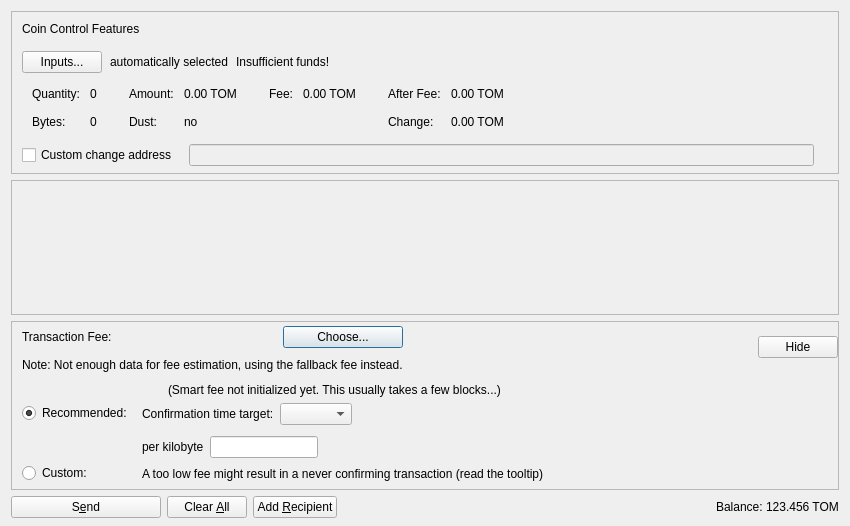
<?xml version="1.0" encoding="UTF-8"?>
<ui version="4.0">
 <class>SendCoinsDialog</class>
 <widget class="QDialog" name="SendCoinsDialog">
  <property name="geometry">
   <rect>
    <x>0</x>
    <y>0</y>
    <width>850</width>
    <height>526</height>
   </rect>
  </property>
  <property name="windowTitle">
   <string>Send Coins</string>
  </property>
  <layout class="QVBoxLayout" name="verticalLayout" stretch="0,1,0,0">
   <property name="bottomMargin">
    <number>8</number>
   </property>
   <item>
    <widget class="QFrame" name="frameCoinControl">
     <property name="sizePolicy">
      <sizepolicy hsizetype="Expanding" vsizetype="Expanding">
       <horstretch>0</horstretch>
       <verstretch>0</verstretch>
      </sizepolicy>
     </property>
     <property name="maximumSize">
      <size>
       <width>16777215</width>
       <height>16777215</height>
      </size>
     </property>
     <property name="frameShape">
      <enum>QFrame::StyledPanel</enum>
     </property>
     <property name="frameShadow">
      <enum>QFrame::Sunken</enum>
     </property>
     <layout class="QVBoxLayout" name="verticalLayoutCoinControl2">
      <property name="spacing">
       <number>0</number>
      </property>
      <property name="leftMargin">
       <number>0</number>
      </property>
      <property name="topMargin">
       <number>0</number>
      </property>
      <property name="rightMargin">
       <number>0</number>
      </property>
      <property name="bottomMargin">
       <number>6</number>
      </property>
      <item>
       <layout class="QVBoxLayout" name="verticalLayoutCoinControl" stretch="0,0,0,0,1">
        <property name="spacing">
         <number>0</number>
        </property>
        <property name="leftMargin">
         <number>10</number>
        </property>
        <property name="topMargin">
         <number>10</number>
        </property>
        <item>
         <layout class="QHBoxLayout" name="horizontalLayoutCoinControl1">
          <property name="bottomMargin">
           <number>15</number>
          </property>
          <item>
           <widget class="QLabel" name="labelCoinControlFeatures">
            <property name="sizePolicy">
             <sizepolicy hsizetype="Preferred" vsizetype="Maximum">
              <horstretch>0</horstretch>
              <verstretch>0</verstretch>
             </sizepolicy>
            </property>
            <property name="text">
             <string>Coin Control Features</string>
            </property>
           </widget>
          </item>
         </layout>
        </item>
        <item>
         <layout class="QHBoxLayout" name="horizontalLayoutCoinControl2" stretch="0,0,0,0">
          <property name="spacing">
           <number>8</number>
          </property>
          <property name="bottomMargin">
           <number>10</number>
          </property>
          <item>
           <widget class="QPushButton" name="pushButtonCoinControl">
            <property name="styleSheet">
             <string notr="true"/>
            </property>
            <property name="text">
             <string>Inputs...</string>
            </property>
            <property name="autoDefault">
             <bool>false</bool>
            </property>
           </widget>
          </item>
          <item>
           <widget class="QLabel" name="labelCoinControlAutomaticallySelected">
            <property name="text">
             <string>automatically selected</string>
            </property>
            <property name="margin">
             <number>5</number>
            </property>
           </widget>
          </item>
          <item>
           <widget class="QLabel" name="labelCoinControlInsuffFunds">
            <property name="text">
             <string>Insufficient funds!</string>
            </property>
            <property name="margin">
             <number>5</number>
            </property>
           </widget>
          </item>
          <item>
           <spacer name="horizontalSpacerCoinControl">
            <property name="orientation">
             <enum>Qt::Horizontal</enum>
            </property>
            <property name="sizeHint" stdset="0">
             <size>
              <width>40</width>
              <height>1</height>
             </size>
            </property>
           </spacer>
          </item>
         </layout>
        </item>
        <item>
         <widget class="QWidget" name="widgetCoinControl" native="true">
          <property name="sizePolicy">
           <sizepolicy hsizetype="Preferred" vsizetype="Preferred">
            <horstretch>0</horstretch>
            <verstretch>0</verstretch>
           </sizepolicy>
          </property>
          <property name="minimumSize">
           <size>
            <width>0</width>
            <height>0</height>
           </size>
          </property>
          <property name="styleSheet">
           <string notr="true"/>
          </property>
          <layout class="QHBoxLayout" name="horizontalLayoutCoinControl5">
           <property name="leftMargin">
            <number>0</number>
           </property>
           <property name="topMargin">
            <number>0</number>
           </property>
           <property name="rightMargin">
            <number>0</number>
           </property>
           <property name="bottomMargin">
            <number>0</number>
           </property>
           <item>
            <layout class="QHBoxLayout" name="horizontalLayoutCoinControl3" stretch="0,0,0,1">
             <property name="spacing">
              <number>20</number>
             </property>
             <property name="topMargin">
              <number>0</number>
             </property>
             <property name="bottomMargin">
              <number>10</number>
             </property>
             <item>
              <layout class="QFormLayout" name="formLayoutCoinControl1">
               <property name="horizontalSpacing">
                <number>10</number>
               </property>
               <property name="verticalSpacing">
                <number>14</number>
               </property>
               <property name="leftMargin">
                <number>10</number>
               </property>
               <property name="topMargin">
                <number>4</number>
               </property>
               <property name="rightMargin">
                <number>6</number>
               </property>
               <item row="0" column="0">
                <widget class="QLabel" name="labelCoinControlQuantityText">
                 <property name="text">
                  <string>Quantity:</string>
                 </property>
                 <property name="margin">
                  <number>0</number>
                 </property>
                </widget>
               </item>
               <item row="0" column="1">
                <widget class="QLabel" name="labelCoinControlQuantity">
                 <property name="cursor">
                  <cursorShape>IBeamCursor</cursorShape>
                 </property>
                 <property name="contextMenuPolicy">
                  <enum>Qt::ActionsContextMenu</enum>
                 </property>
                 <property name="text">
                  <string notr="true">0</string>
                 </property>
                 <property name="margin">
                  <number>0</number>
                 </property>
                 <property name="textInteractionFlags">
                  <set>Qt::LinksAccessibleByMouse|Qt::TextSelectableByKeyboard|Qt::TextSelectableByMouse</set>
                 </property>
                </widget>
               </item>
               <item row="1" column="0">
                <widget class="QLabel" name="labelCoinControlBytesText">
                 <property name="text">
                  <string>Bytes:</string>
                 </property>
                </widget>
               </item>
               <item row="1" column="1">
                <widget class="QLabel" name="labelCoinControlBytes">
                 <property name="cursor">
                  <cursorShape>IBeamCursor</cursorShape>
                 </property>
                 <property name="contextMenuPolicy">
                  <enum>Qt::ActionsContextMenu</enum>
                 </property>
                 <property name="text">
                  <string notr="true">0</string>
                 </property>
                 <property name="textInteractionFlags">
                  <set>Qt::LinksAccessibleByMouse|Qt::TextSelectableByKeyboard|Qt::TextSelectableByMouse</set>
                 </property>
                </widget>
               </item>
              </layout>
             </item>
             <item>
              <layout class="QFormLayout" name="formLayoutCoinControl2">
               <property name="horizontalSpacing">
                <number>10</number>
               </property>
               <property name="verticalSpacing">
                <number>14</number>
               </property>
               <property name="leftMargin">
                <number>6</number>
               </property>
               <property name="topMargin">
                <number>4</number>
               </property>
               <property name="rightMargin">
                <number>6</number>
               </property>
               <item row="0" column="0">
                <widget class="QLabel" name="labelCoinControlAmountText">
                 <property name="text">
                  <string>Amount:</string>
                 </property>
                 <property name="margin">
                  <number>0</number>
                 </property>
                </widget>
               </item>
               <item row="0" column="1">
                <widget class="QLabel" name="labelCoinControlAmount">
                 <property name="cursor">
                  <cursorShape>IBeamCursor</cursorShape>
                 </property>
                 <property name="contextMenuPolicy">
                  <enum>Qt::ActionsContextMenu</enum>
                 </property>
                 <property name="text">
                  <string notr="true">0.00 TOM</string>
                 </property>
                 <property name="textInteractionFlags">
                  <set>Qt::LinksAccessibleByMouse|Qt::TextSelectableByKeyboard|Qt::TextSelectableByMouse</set>
                 </property>
                </widget>
               </item>
               <item row="1" column="0">
                <widget class="QLabel" name="labelCoinControlLowOutputText">
                 <property name="text">
                  <string>Dust:</string>
                 </property>
                </widget>
               </item>
               <item row="1" column="1">
                <widget class="QLabel" name="labelCoinControlLowOutput">
                 <property name="cursor">
                  <cursorShape>IBeamCursor</cursorShape>
                 </property>
                 <property name="contextMenuPolicy">
                  <enum>Qt::ActionsContextMenu</enum>
                 </property>
                 <property name="text">
                  <string notr="true">no</string>
                 </property>
                 <property name="textInteractionFlags">
                  <set>Qt::LinksAccessibleByMouse|Qt::TextSelectableByKeyboard|Qt::TextSelectableByMouse</set>
                 </property>
                </widget>
               </item>
              </layout>
             </item>
             <item>
              <layout class="QFormLayout" name="formLayoutCoinControl3">
               <property name="horizontalSpacing">
                <number>10</number>
               </property>
               <property name="verticalSpacing">
                <number>14</number>
               </property>
               <property name="leftMargin">
                <number>6</number>
               </property>
               <property name="topMargin">
                <number>4</number>
               </property>
               <property name="rightMargin">
                <number>6</number>
               </property>
               <item row="0" column="0">
                <widget class="QLabel" name="labelCoinControlFeeText">
                 <property name="text">
                  <string>Fee:</string>
                 </property>
                 <property name="margin">
                  <number>0</number>
                 </property>
                </widget>
               </item>
               <item row="0" column="1">
                <widget class="QLabel" name="labelCoinControlFee">
                 <property name="cursor">
                  <cursorShape>IBeamCursor</cursorShape>
                 </property>
                 <property name="contextMenuPolicy">
                  <enum>Qt::ActionsContextMenu</enum>
                 </property>
                 <property name="text">
                  <string notr="true">0.00 TOM</string>
                 </property>
                 <property name="textInteractionFlags">
                  <set>Qt::LinksAccessibleByMouse|Qt::TextSelectableByKeyboard|Qt::TextSelectableByMouse</set>
                 </property>
                </widget>
               </item>
              </layout>
             </item>
             <item>
              <layout class="QFormLayout" name="formLayoutCoinControl4">
               <property name="horizontalSpacing">
                <number>10</number>
               </property>
               <property name="verticalSpacing">
                <number>14</number>
               </property>
               <property name="leftMargin">
                <number>6</number>
               </property>
               <property name="topMargin">
                <number>4</number>
               </property>
               <property name="rightMargin">
                <number>6</number>
               </property>
               <item row="0" column="0">
                <widget class="QLabel" name="labelCoinControlAfterFeeText">
                 <property name="text">
                  <string>After Fee:</string>
                 </property>
                 <property name="margin">
                  <number>0</number>
                 </property>
                </widget>
               </item>
               <item row="0" column="1">
                <widget class="QLabel" name="labelCoinControlAfterFee">
                 <property name="cursor">
                  <cursorShape>IBeamCursor</cursorShape>
                 </property>
                 <property name="contextMenuPolicy">
                  <enum>Qt::ActionsContextMenu</enum>
                 </property>
                 <property name="text">
                  <string notr="true">0.00 TOM</string>
                 </property>
                 <property name="textInteractionFlags">
                  <set>Qt::LinksAccessibleByMouse|Qt::TextSelectableByKeyboard|Qt::TextSelectableByMouse</set>
                 </property>
                </widget>
               </item>
               <item row="1" column="0">
                <widget class="QLabel" name="labelCoinControlChangeText">
                 <property name="text">
                  <string>Change:</string>
                 </property>
                </widget>
               </item>
               <item row="1" column="1">
                <widget class="QLabel" name="labelCoinControlChange">
                 <property name="cursor">
                  <cursorShape>IBeamCursor</cursorShape>
                 </property>
                 <property name="contextMenuPolicy">
                  <enum>Qt::ActionsContextMenu</enum>
                 </property>
                 <property name="text">
                  <string notr="true">0.00 TOM</string>
                 </property>
                 <property name="textInteractionFlags">
                  <set>Qt::LinksAccessibleByMouse|Qt::TextSelectableByKeyboard|Qt::TextSelectableByMouse</set>
                 </property>
                </widget>
               </item>
              </layout>
             </item>
            </layout>
           </item>
          </layout>
         </widget>
        </item>
        <item>
         <layout class="QHBoxLayout" name="horizontalLayoutCoinControl4" stretch="0,0,0">
          <property name="spacing">
           <number>12</number>
          </property>
          <property name="sizeConstraint">
           <enum>QLayout::SetDefaultConstraint</enum>
          </property>
          <property name="topMargin">
           <number>5</number>
          </property>
          <property name="rightMargin">
           <number>5</number>
          </property>
          <item>
           <widget class="QCheckBox" name="checkBoxCoinControlChange">
            <property name="toolTip">
             <string>If this is activated, but the change address is empty or invalid, change will be sent to a newly generated address.</string>
            </property>
            <property name="text">
             <string>Custom change address</string>
            </property>
           </widget>
          </item>
          <item>
           <widget class="QValidatedLineEdit" name="lineEditCoinControlChange">
            <property name="enabled">
             <bool>false</bool>
            </property>
            <property name="sizePolicy">
             <sizepolicy hsizetype="Expanding" vsizetype="Fixed">
              <horstretch>0</horstretch>
              <verstretch>0</verstretch>
             </sizepolicy>
            </property>
           </widget>
          </item>
          <item>
           <widget class="QLabel" name="labelCoinControlChangeLabel">
            <property name="sizePolicy">
             <sizepolicy hsizetype="Preferred" vsizetype="Expanding">
              <horstretch>0</horstretch>
              <verstretch>0</verstretch>
             </sizepolicy>
            </property>
            <property name="minimumSize">
             <size>
              <width>0</width>
              <height>0</height>
             </size>
            </property>
            <property name="text">
             <string/>
            </property>
            <property name="margin">
             <number>3</number>
            </property>
           </widget>
          </item>
         </layout>
        </item>
        <item>
         <spacer name="verticalSpacerCoinControl">
          <property name="orientation">
           <enum>Qt::Vertical</enum>
          </property>
          <property name="sizeHint" stdset="0">
           <size>
            <width>800</width>
            <height>1</height>
           </size>
          </property>
         </spacer>
        </item>
       </layout>
      </item>
     </layout>
    </widget>
   </item>
   <item>
    <widget class="QScrollArea" name="scrollArea">
     <property name="widgetResizable">
      <bool>true</bool>
     </property>
     <widget class="QWidget" name="scrollAreaWidgetContents">
      <property name="geometry">
       <rect>
        <x>0</x>
        <y>0</y>
        <width>830</width>
        <height>104</height>
       </rect>
      </property>
      <layout class="QVBoxLayout" name="verticalLayout_2" stretch="0,1">
       <property name="leftMargin">
        <number>0</number>
       </property>
       <property name="topMargin">
        <number>0</number>
       </property>
       <property name="rightMargin">
        <number>0</number>
       </property>
       <property name="bottomMargin">
        <number>0</number>
       </property>
       <item>
        <layout class="QVBoxLayout" name="entries">
         <property name="spacing">
          <number>6</number>
         </property>
        </layout>
       </item>
       <item>
        <spacer name="verticalSpacer">
         <property name="orientation">
          <enum>Qt::Vertical</enum>
         </property>
         <property name="sizeHint" stdset="0">
          <size>
           <width>20</width>
           <height>40</height>
          </size>
         </property>
        </spacer>
       </item>
      </layout>
     </widget>
    </widget>
   </item>
   <item>
    <widget class="QFrame" name="frameFee">
     <property name="sizePolicy">
      <sizepolicy hsizetype="Expanding" vsizetype="Expanding">
       <horstretch>0</horstretch>
       <verstretch>0</verstretch>
      </sizepolicy>
     </property>
     <property name="maximumSize">
      <size>
       <width>16777215</width>
       <height>16777215</height>
      </size>
     </property>
     <property name="frameShape">
      <enum>QFrame::StyledPanel</enum>
     </property>
     <property name="frameShadow">
      <enum>QFrame::Sunken</enum>
     </property>
     <layout class="QVBoxLayout" name="verticalLayoutFee1">
      <property name="spacing">
       <number>0</number>
      </property>
      <property name="leftMargin">
       <number>0</number>
      </property>
      <property name="topMargin">
       <number>0</number>
      </property>
      <property name="rightMargin">
       <number>0</number>
      </property>
      <property name="bottomMargin">
       <number>0</number>
      </property>
      <item>
       <layout class="QVBoxLayout" name="verticalLayoutFee2" stretch="0,0,0">
        <property name="spacing">
         <number>0</number>
        </property>
        <property name="leftMargin">
         <number>10</number>
        </property>
        <property name="topMargin">
         <number>0</number>
        </property>
        <item>
         <layout class="QHBoxLayout" name="horizontalLayoutFee1">
          <property name="bottomMargin">
           <number>0</number>
          </property>
          <item>
           <layout class="QVBoxLayout" name="verticalLayoutFee7">
            <property name="spacing">
             <number>0</number>
            </property>
            <item>
             <spacer name="verticalSpacerSmartFee">
              <property name="orientation">
               <enum>Qt::Vertical</enum>
              </property>
              <property name="sizeType">
               <enum>QSizePolicy::Fixed</enum>
              </property>
              <property name="sizeHint" stdset="0">
               <size>
                <width>1</width>
                <height>4</height>
               </size>
              </property>
             </spacer>
            </item>
            <item>
             <layout class="QHBoxLayout" name="horizontalLayoutSmartFee">
              <property name="spacing">
               <number>10</number>
              </property>
              <item>
               <widget class="QLabel" name="labelFeeHeadline">
                <property name="sizePolicy">
                 <sizepolicy hsizetype="Preferred" vsizetype="Maximum">
                  <horstretch>0</horstretch>
                  <verstretch>0</verstretch>
                 </sizepolicy>
                </property>
                <property name="text">
                 <string>Transaction Fee:</string>
                </property>
               </widget>
              </item>
              <item>
               <widget class="QLabel" name="labelFeeMinimized">
                <property name="text">
                 <string/>
                </property>
               </widget>
              </item>
              <item>
               <widget class="QPushButton" name="buttonChooseFee">
                <property name="text">
                 <string>Choose...</string>
                </property>
               </widget>
              </item>
             </layout>
            </item>
            <item>
             <spacer name="verticalSpacer_7">
              <property name="orientation">
               <enum>Qt::Vertical</enum>
              </property>
              <property name="sizeHint" stdset="0">
               <size>
                <width>1</width>
                <height>10</height>
               </size>
              </property>
             </spacer>
            </item>
            <item>
             <widget class="QLabel" name="fallbackFeeWarningLabel">
              <property name="toolTip">
               <string>Using the fallbackfee can result in sending a transaction that will take several hours or days (or never) to confirm. Consider choosing your fee manually or wait until you have validated the complete chain.</string>
              </property>
              <property name="text">
               <string>Note: Not enough data for fee estimation, using the fallback fee instead.</string>
              </property>
              <property name="wordWrap">
               <bool>false</bool>
              </property>
             </widget>
            </item>
            <item>
             <spacer name="verticalSpacer_5">
              <property name="orientation">
               <enum>Qt::Vertical</enum>
              </property>
              <property name="sizeHint" stdset="0">
               <size>
                <width>1</width>
                <height>1</height>
               </size>
              </property>
             </spacer>
            </item>
           </layout>
          </item>
          <item>
           <spacer name="horizontalSpacer_4">
            <property name="orientation">
             <enum>Qt::Horizontal</enum>
            </property>
            <property name="sizeHint" stdset="0">
             <size>
              <width>1</width>
              <height>1</height>
             </size>
            </property>
           </spacer>
          </item>
          <item>
           <widget class="QPushButton" name="buttonMinimizeFee">
            <property name="toolTip">
             <string>Hide transaction fee settings</string>
            </property>
            <property name="text">
             <string>Hide</string>
            </property>
           </widget>
          </item>
         </layout>
        </item>
        <item>
         <widget class="QFrame" name="frameFeeSelection">
          <layout class="QVBoxLayout" name="verticalLayoutFee12">
           <property name="spacing">
            <number>0</number>
           </property>
           <property name="leftMargin">
            <number>0</number>
           </property>
           <property name="topMargin">
            <number>0</number>
           </property>
           <property name="rightMargin">
            <number>0</number>
           </property>
           <property name="bottomMargin">
            <number>0</number>
           </property>
           <item>
            <layout class="QGridLayout" name="gridLayoutFee">
             <property name="topMargin">
              <number>10</number>
             </property>
             <property name="bottomMargin">
              <number>4</number>
             </property>
             <property name="horizontalSpacing">
              <number>10</number>
             </property>
             <property name="verticalSpacing">
              <number>4</number>
             </property>
             <item row="1" column="1">
              <layout class="QVBoxLayout" name="verticalLayoutFee8">
               <property name="spacing">
                <number>6</number>
               </property>
               <property name="topMargin">
                <number>3</number>
               </property>
               <item>
                <layout class="QHBoxLayout" name="horizontalLayoutFee13" stretch="0,0,1">
                 <item>
                  <widget class="QLabel" name="labelCustomPerKilobyte">
                   <property name="toolTip">
                    <string>If the custom fee is set to 1000 AtomMainnet and the transaction is only 250 bytes, then &quot;per kilobyte&quot; only pays 250 AtomMainnet in fee,&lt;br /&gt;while &quot;at least&quot; pays 1000 AtomMainnet. For transactions bigger than a kilobyte both pay by kilobyte.</string>
                   </property>
                   <property name="text">
                    <string>per kilobyte</string>
                   </property>
                  </widget>
                 </item>
                 <item>
                  <widget class="BitcoinAmountField" name="customFee"/>
                 </item>
                 <item>
                  <spacer name="horizontalSpacer_6">
                   <property name="orientation">
                    <enum>Qt::Horizontal</enum>
                   </property>
                   <property name="sizeHint" stdset="0">
                    <size>
                     <width>1</width>
                     <height>1</height>
                    </size>
                   </property>
                  </spacer>
                 </item>
                </layout>
               </item>
               <item>
                <layout class="QHBoxLayout" name="horizontalLayoutFee8">
                 <item>
                  <widget class="QLabel" name="labelCustomFeeWarning">
                   <property name="enabled">
                    <bool>true</bool>
                   </property>
                   <property name="toolTip">
                    <string>When there is less transaction volume than space in the blocks, miners as well as relaying nodes may enforce a minimum fee. Paying only this minimum fee is just fine, but be aware that this can result in a never confirming transaction once there is more demand for atom transactions than the network can process.</string>
                   </property>
                   <property name="text">
                    <string>A too low fee might result in a never confirming transaction (read the tooltip)</string>
                   </property>
                  </widget>
                 </item>
                 <item>
                  <spacer name="horizontalSpacer_2">
                   <property name="orientation">
                    <enum>Qt::Horizontal</enum>
                   </property>
                   <property name="sizeHint" stdset="0">
                    <size>
                     <width>1</width>
                     <height>1</height>
                    </size>
                   </property>
                  </spacer>
                 </item>
                </layout>
               </item>
              </layout>
             </item>
             <item row="0" column="0">
              <layout class="QVBoxLayout" name="verticalLayoutFee4" stretch="0,1">
               <property name="topMargin">
                <number>20</number>
               </property>
               <property name="bottomMargin">
                <number>3</number>
               </property>
               <item>
                <widget class="QRadioButton" name="radioSmartFee">
                 <property name="text">
                  <string>Recommended:</string>
                 </property>
                 <property name="checked">
                  <bool>true</bool>
                 </property>
                 <attribute name="buttonGroup">
                  <string notr="true">groupFee</string>
                 </attribute>
                </widget>
               </item>
               <item>
                <spacer name="verticalSpacer_2">
                 <property name="orientation">
                  <enum>Qt::Vertical</enum>
                 </property>
                 <property name="sizeHint" stdset="0">
                  <size>
                   <width>1</width>
                   <height>1</height>
                  </size>
                 </property>
                </spacer>
               </item>
              </layout>
             </item>
             <item row="1" column="0">
              <layout class="QVBoxLayout" name="verticalLayoutFee9" stretch="0,1">
               <property name="topMargin">
                <number>30</number>
               </property>
               <item>
                <widget class="QRadioButton" name="radioCustomFee">
                 <property name="text">
                  <string>Custom:</string>
                 </property>
                 <attribute name="buttonGroup">
                  <string notr="true">groupFee</string>
                 </attribute>
                </widget>
               </item>
               <item>
                <spacer name="verticalSpacer_6">
                 <property name="orientation">
                  <enum>Qt::Vertical</enum>
                 </property>
                 <property name="sizeHint" stdset="0">
                  <size>
                   <width>1</width>
                   <height>1</height>
                  </size>
                 </property>
                </spacer>
               </item>
              </layout>
             </item>
             <item row="0" column="1">
              <layout class="QVBoxLayout" name="verticalLayoutFee3" stretch="0,0,1">
               <property name="spacing">
                <number>6</number>
               </property>
               <property name="topMargin">
                <number>0</number>
               </property>
               <property name="bottomMargin">
                <number>3</number>
               </property>
               <item>
                <layout class="QHBoxLayout" name="horizontalLayoutFee12">
                 <item>
                  <widget class="QLabel" name="labelSmartFee">
                   <property name="text">
                    <string/>
                   </property>
                  </widget>
                 </item>
                 <item>
                  <widget class="QLabel" name="labelFeeEstimation">
                   <property name="text">
                    <string/>
                   </property>
                  </widget>
                 </item>
                 <item>
                  <widget class="QLabel" name="labelSmartFee2">
                   <property name="text">
                    <string>(Smart fee not initialized yet. This usually takes a few blocks...)</string>
                   </property>
                  </widget>
                 </item>
                 <item>
                  <spacer name="horizontalSpacer_5">
                   <property name="orientation">
                    <enum>Qt::Horizontal</enum>
                   </property>
                   <property name="sizeHint" stdset="0">
                    <size>
                     <width>1</width>
                     <height>1</height>
                    </size>
                   </property>
                  </spacer>
                 </item>
                </layout>
               </item>
               <item>
                <layout class="QHBoxLayout" name="horizontalLayoutFee9">
                 <item>
                  <layout class="QVBoxLayout" name="verticalLayoutFee6">
                   <item>
                    <widget class="QLabel" name="labelSmartFee3">
                     <property name="text">
                      <string>Confirmation time target:</string>
                     </property>
                    </widget>
                   </item>
                  </layout>
                 </item>
                 <item>
                  <layout class="QVBoxLayout" name="verticalLayoutFee5">
                   <property name="rightMargin">
                    <number>30</number>
                   </property>
                   <item>
                    <layout class="QHBoxLayout" name="horizontalLayoutConfTarget">
                     <property name="bottomMargin">
                      <number>0</number>
                     </property>
                     <item>
                      <widget class="QComboBox" name="confTargetSelector"/>
                     </item>
                     <item>
                      <spacer name="horizontalSpacerConfTarget">
                       <property name="orientation">
                        <enum>Qt::Horizontal</enum>
                       </property>
                       <property name="sizeHint" stdset="0">
                        <size>
                         <width>40</width>
                         <height>20</height>
                        </size>
                       </property>
                      </spacer>
                     </item>
                    </layout>
                   </item>
                  </layout>
                 </item>
                </layout>
               </item>
               <item>
                <spacer name="verticalSpacer_4">
                 <property name="orientation">
                  <enum>Qt::Vertical</enum>
                 </property>
                 <property name="sizeHint" stdset="0">
                  <size>
                   <width>1</width>
                   <height>1</height>
                  </size>
                 </property>
                </spacer>
               </item>
              </layout>
             </item>
            </layout>
           </item>
          </layout>
         </widget>
        </item>
        <item>
         <spacer name="verticalSpacerFee">
          <property name="orientation">
           <enum>Qt::Vertical</enum>
          </property>
          <property name="sizeHint" stdset="0">
           <size>
            <width>800</width>
            <height>1</height>
           </size>
          </property>
         </spacer>
        </item>
       </layout>
      </item>
     </layout>
    </widget>
   </item>
   <item>
    <layout class="QHBoxLayout" name="horizontalLayout">
     <item>
      <widget class="QPushButton" name="sendButton">
       <property name="minimumSize">
        <size>
         <width>150</width>
         <height>0</height>
        </size>
       </property>
       <property name="toolTip">
        <string>Confirm the send action</string>
       </property>
       <property name="text">
        <string>S&amp;end</string>
       </property>
       <property name="autoDefault">
        <bool>false</bool>
       </property>
       <property name="default">
        <bool>false</bool>
       </property>
      </widget>
     </item>
     <item>
      <widget class="QPushButton" name="clearButton">
       <property name="sizePolicy">
        <sizepolicy hsizetype="Minimum" vsizetype="Fixed">
         <horstretch>0</horstretch>
         <verstretch>0</verstretch>
        </sizepolicy>
       </property>
       <property name="toolTip">
        <string>Clear all fields of the form.</string>
       </property>
       <property name="text">
        <string>Clear &amp;All</string>
       </property>
       <property name="autoDefault">
        <bool>false</bool>
       </property>
      </widget>
     </item>
     <item>
      <widget class="QPushButton" name="addButton">
       <property name="toolTip">
        <string>Send to multiple recipients at once</string>
       </property>
       <property name="text">
        <string>Add &amp;Recipient</string>
       </property>
       <property name="autoDefault">
        <bool>false</bool>
       </property>
      </widget>
     </item>
     <item>
      <spacer name="horizontalSpacer">
       <property name="orientation">
        <enum>Qt::Horizontal</enum>
       </property>
       <property name="sizeHint" stdset="0">
        <size>
         <width>40</width>
         <height>20</height>
        </size>
       </property>
      </spacer>
     </item>
     <item>
      <layout class="QHBoxLayout" name="horizontalLayout_2">
       <property name="spacing">
        <number>3</number>
       </property>
       <item>
        <widget class="QLabel" name="labelBalanceName">
         <property name="text">
          <string>Balance:</string>
         </property>
        </widget>
       </item>
       <item>
        <widget class="QLabel" name="labelBalance">
         <property name="sizePolicy">
          <sizepolicy hsizetype="Preferred" vsizetype="Preferred">
           <horstretch>0</horstretch>
           <verstretch>0</verstretch>
          </sizepolicy>
         </property>
         <property name="cursor">
          <cursorShape>IBeamCursor</cursorShape>
         </property>
         <property name="text">
          <string notr="true">123.456 TOM</string>
         </property>
         <property name="textInteractionFlags">
          <set>Qt::LinksAccessibleByMouse|Qt::TextSelectableByKeyboard|Qt::TextSelectableByMouse</set>
         </property>
        </widget>
       </item>
      </layout>
     </item>
    </layout>
   </item>
  </layout>
 </widget>
 <customwidgets>
  <customwidget>
   <class>QValidatedLineEdit</class>
   <extends>QLineEdit</extends>
   <header>qt/qvalidatedlineedit.h</header>
  </customwidget>
  <customwidget>
   <class>BitcoinAmountField</class>
   <extends>QLineEdit</extends>
   <header>qt/bitcoinamountfield.h</header>
   <container>1</container>
  </customwidget>
 </customwidgets>
 <resources>
  <include location="../atom.qrc"/>
 </resources>
 <connections/>
 <buttongroups>
  <buttongroup name="groupFee"/>
 </buttongroups>
</ui>
